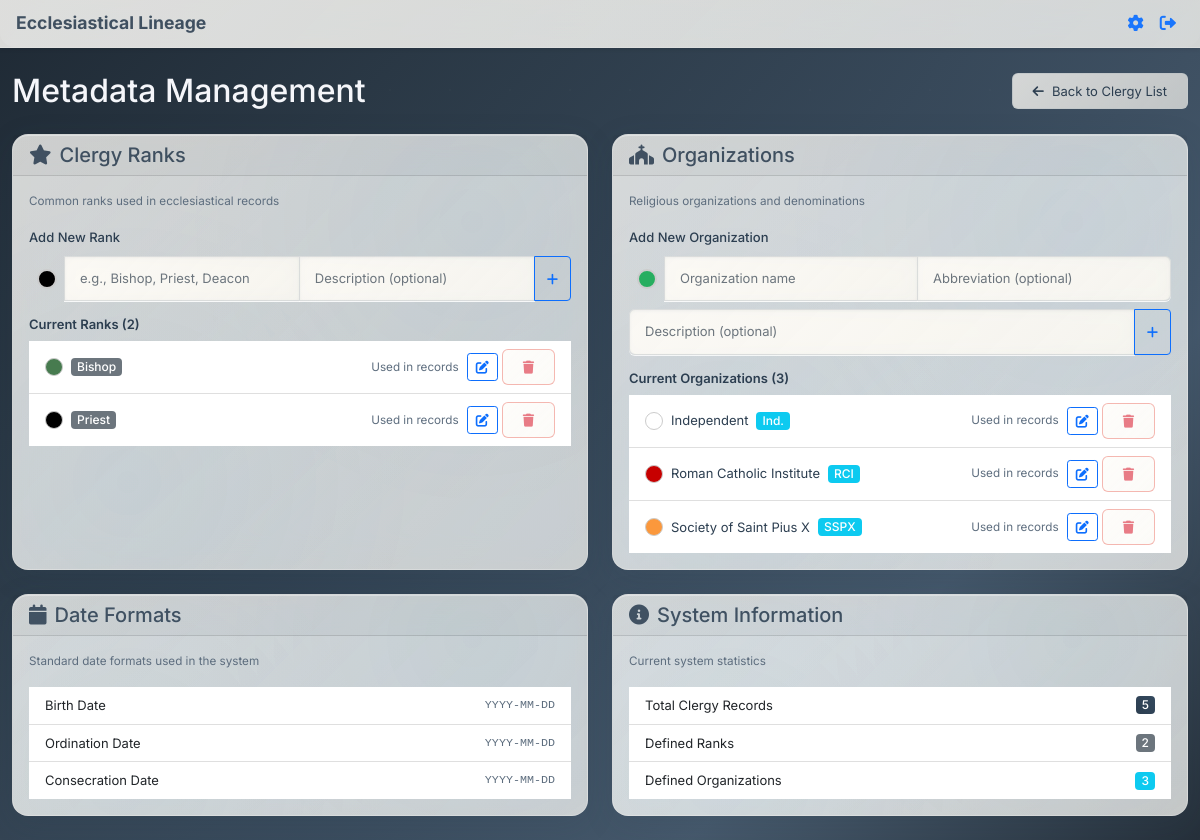
Screenshot of /metadata (signed in) with the database file from the repository.
### app.py (models this page shows, shortened)
class Rank(db.Model):
    id = db.Column(db.Integer, primary_key=True)
    name = db.Column(db.String(100), unique=True, nullable=False)
    description = db.Column(db.Text)
    color = db.Column(db.String(7), nullable=False, default="#000000")
    created_at = db.Column(db.DateTime, default=datetime.utcnow)

class Organization(db.Model):
    id = db.Column(db.Integer, primary_key=True)
    name = db.Column(db.String(200), unique=True, nullable=False)
    abbreviation = db.Column(db.String(20), unique=True)  # Short code for the organization
    description = db.Column(db.Text)
    color = db.Column(db.String(7), nullable=False, default="#27ae60")
    created_at = db.Column(db.DateTime, default=datetime.utcnow)

### app.py (the view)
@app.route('/metadata')
def metadata():
    if 'user_id' not in session:
        flash('Please log in to access metadata.', 'error')
        return redirect(url_for('login'))
    ranks = Rank.query.order_by(Rank.name).all()
    organizations = Organization.query.order_by(Organization.name).all()
    clergy_ranks = db.session.query(Clergy.rank).distinct().filter(Clergy.rank.isnot(None)).all()
    clergy_organizations = db.session.query(Clergy.organization).distinct().filter(Clergy.organization.isnot(None)).all()
    clergy_rank_list = [rank[0] for rank in clergy_ranks]
    clergy_organization_list = [org[0] for org in clergy_organizations]
    return render_template('metadata.html',
                         ranks=ranks,
                         organizations=organizations,
                         clergy_ranks=clergy_rank_list,
                         clergy_organizations=clergy_organization_list)

### templates/metadata.html (shortened to what this page needs)
{% extends "base.html" %}
{% block full_content %}
    <div class="container mt-4">
        <div class="d-flex justify-content-between align-items-center mb-4">
            <h1 class="h2 mb-0">Metadata Management</h1>
            <a href="{{ url_for('clergy_list') }}" class="btn btn-outline-secondary">
                <i class="fas fa-arrow-left me-2"></i>Back to Clergy List
            </a>
        </div>
        <div class="row">
            <div class="col-md-6 mb-4">
                <div class="card h-100">
                    <div class="card-header">
                        <h3 class="h5 mb-0">
                            <i class="fas fa-star me-2"></i>Clergy Ranks
                        </h3>
                    </div>
                    <div class="card-body">
                        <p class="text-muted mb-3">Common ranks used in ecclesiastical records</p>
                        <div class="mb-3">
                            <label for="new-rank" class="form-label">Add New Rank</label>
                            <div class="input-group">
                                <span class="input-group-text p-0" style="background: none; border: none; position: relative;">
                                    <span class="color-dot" id="new-rank-color-display" style="background-color: #000000; width: 20px; height: 20px; border-radius: 50%; display: inline-block; border: 2px solid #ccc; cursor: pointer; margin: 0 8px;" onclick="document.getElementById('new-rank-color').click()" title="Click to change color"></span>
                                </span>
                                <input type="text" class="form-control" id="new-rank" placeholder="e.g., Bishop, Priest, Deacon">
                                <input type="text" class="form-control" id="new-rank-description" placeholder="Description (optional)">
                                <button class="btn btn-outline-primary" type="button" onclick="addRank()">
                                    <i class="fas fa-plus"></i>
                                </button>
                            </div>
                        </div>
                        <div class="rank-list">
                            <h6 class="mb-2">Current Ranks ({{ ranks|length }})</h6>
                            {% if ranks %}
                                <div class="list-group list-group-flush" id="ranks-list">
                                    {% for rank in ranks %}
                                    <div class="list-group-item d-flex justify-content-between align-items-center py-2" data-rank-id="{{ rank.id }}">
                                        <div class="d-flex align-items-center">
                                            <span class="color-dot me-2" style="background-color: {{ rank.color or '#000000' }}; width: 18px; height: 18px; border-radius: 50%; display: inline-block; border: 1px solid #ccc;" title="Color: {{ rank.color or '#000000' }}"></span>
                                            <span class="badge bg-secondary">{{ rank.name }}</span>
                                        </div>
                                        <div class="d-flex align-items-center">
                                            {% if rank.name in clergy_ranks %}
                                                <small class="text-muted me-2">Used in records</small>
                                            {% endif %}
                                            <button class="btn btn-sm btn-outline-primary me-1" onclick="editRank({{ rank.id }}, '{{ rank.name }}', '{{ rank.description or '' }}', '{{ rank.color or '#000000' }}')" title="Edit rank">
                                                <i class="fas fa-edit"></i>
                                            </button>
                                            <button class="btn btn-sm btn-outline-danger" onclick="deleteRank({{ rank.id }}, '{{ rank.name }}')"
                                                    {% if rank.name in clergy_ranks %}disabled title="Cannot delete - used in clergy records"{% endif %}>
                                                <i class="fas fa-trash"></i>
                                            </button>
                                        </div>
                                    </div>
                                    {% endfor %}
                                </div>
                            {% else %}
                                <p class="text-muted">No ranks defined yet. Add your first rank above.</p>
                            {% endif %}
                        </div>
                    </div>
                </div>
            </div>
            <div class="col-md-6 mb-4">
                <div class="card h-100">
                    <div class="card-header">
                        <h3 class="h5 mb-0">
                            <i class="fas fa-church me-2"></i>Organizations
                        </h3>
                    </div>
                    <div class="card-body">
                        <p class="text-muted mb-3">Religious organizations and denominations</p>
                        <div class="mb-3">
                            <label for="new-organization" class="form-label">Add New Organization</label>
                            <div class="input-group mb-2">
                                <span class="input-group-text p-0" style="background: none; border: none; position: relative;">
                                    <span class="color-dot" id="new-organization-color-display" style="background-color: #27ae60; width: 20px; height: 20px; border-radius: 50%; display: inline-block; border: 2px solid #ccc; cursor: pointer; margin: 0 8px;" onclick="document.getElementById('new-organization-color').click()" title="Click to change color"></span>
                                </span>
                                <input type="text" class="form-control" id="new-organization" placeholder="Organization name">
                                <input type="text" class="form-control" id="new-organization-abbreviation" placeholder="Abbreviation (optional)">
                            </div>
                            <div class="input-group">
                                <input type="text" class="form-control" id="new-organization-description" placeholder="Description (optional)">
                                <button class="btn btn-outline-primary" type="button" onclick="addOrganization()">
                                    <i class="fas fa-plus"></i>
                                </button>
                            </div>
                        </div>
                        <div class="organization-list">
                            <h6 class="mb-2">Current Organizations ({{ organizations|length }})</h6>
                            {% if organizations %}
                                <div class="list-group list-group-flush" id="organizations-list">
                                    {% for organization in organizations %}
                                    <div class="list-group-item d-flex justify-content-between align-items-center py-2" data-org-id="{{ organization.id }}">
                                        <div class="d-flex align-items-center">
                                            <span class="color-dot me-2" style="background-color: {{ organization.color or '#27ae60' }}; width: 18px; height: 18px; border-radius: 50%; display: inline-block; border: 1px solid #ccc;" title="Color: {{ organization.color or '#27ae60' }}"></span>
                                            <span class="text-primary">{{ organization.name }}</span>
                                            {% if organization.abbreviation %}
                                                <span class="badge bg-info ms-2">{{ organization.abbreviation }}</span>
                                            {% endif %}
                                        </div>
                                        <div class="d-flex align-items-center">
                                            {% if organization.name in clergy_organizations %}
                                                <small class="text-muted me-2">Used in records</small>
                                            {% endif %}
                                            <button class="btn btn-sm btn-outline-primary me-1" onclick="editOrganization({{ organization.id }}, '{{ organization.name }}', '{{ organization.abbreviation or '' }}', '{{ organization.description or '' }}', '{{ organization.color or '#27ae60' }}')" title="Edit organization">
                                                <i class="fas fa-edit"></i>
                                            </button>
                                            <button class="btn btn-sm btn-outline-danger" onclick="deleteOrganization({{ organization.id }}, '{{ organization.name }}')"
                                                    {% if organization.name in clergy_organizations %}disabled title="Cannot delete - used in clergy records"{% endif %}>
                                                <i class="fas fa-trash"></i>
                                            </button>
                                        </div>
                                    </div>
                                    {% endfor %}
                                </div>
                            {% else %}
                                <p class="text-muted">No organizations defined yet. Add your first organization above.</p>
                            {% endif %}
                        </div>
                    </div>
                </div>
            </div>
        </div>
        <div class="row">
            <div class="col-md-6 mb-4">
                <div class="card">
                    <div class="card-header">
                        <h3 class="h5 mb-0">
                            <i class="fas fa-calendar me-2"></i>Date Formats
                        </h3>
                    </div>
                    <div class="card-body">
                        <p class="text-muted mb-3">Standard date formats used in the system</p>
                        <div class="list-group list-group-flush">
                            <div class="list-group-item d-flex justify-content-between align-items-center py-2">
                                <span>Birth Date</span>
                                <code class="text-muted">YYYY-MM-DD</code>
                            </div>
                            <div class="list-group-item d-flex justify-content-between align-items-center py-2">
                                <span>Ordination Date</span>
                                <code class="text-muted">YYYY-MM-DD</code>
                            </div>
                            <div class="list-group-item d-flex justify-content-between align-items-center py-2">
                                <span>Consecration Date</span>
                                <code class="text-muted">YYYY-MM-DD</code>
                            </div>
                        </div>
                    </div>
                </div>
            </div>
            <div class="col-md-6 mb-4">
                <div class="card">
                    <div class="card-header">
                        <h3 class="h5 mb-0">
                            <i class="fas fa-info-circle me-2"></i>System Information
                        </h3>
                    </div>
                    <div class="card-body">
                        <p class="text-muted mb-3">Current system statistics</p>
                        <div class="list-group list-group-flush">
                            <div class="list-group-item d-flex justify-content-between align-items-center py-2">
                                <span>Total Clergy Records</span>
                                <span class="badge bg-primary">{{ clergy_ranks|length + clergy_organizations|length }}</span>
                            </div>
                            <div class="list-group-item d-flex justify-content-between align-items-center py-2">
                                <span>Defined Ranks</span>
                                <span class="badge bg-secondary">{{ ranks|length }}</span>
                            </div>
                            <div class="list-group-item d-flex justify-content-between align-items-center py-2">
                                <span>Defined Organizations</span>
                                <span class="badge bg-info">{{ organizations|length }}</span>
                            </div>
                        </div>
                    </div>
                </div>
            </div>
        </div>
    </div>
{% endblock %}

### rows the page displays
Rank: name "Bishop", shows "Used in records"
Rank: name "Priest", shows "Used in records"
Organization: name "Independent", abbreviation "Ind.", shows "Used in records"
Organization: name "Roman Catholic Institute", abbreviation "RCI", shows "Used in records"
Organization: name "Society of Saint Pius X", abbreviation "SSPX", shows "Used in records"

### other values shown
{{ ranks|length }} "2"
{{ organizations|length }} "3"
{{ clergy_ranks|length + clergy_organizations|length }} "5"
